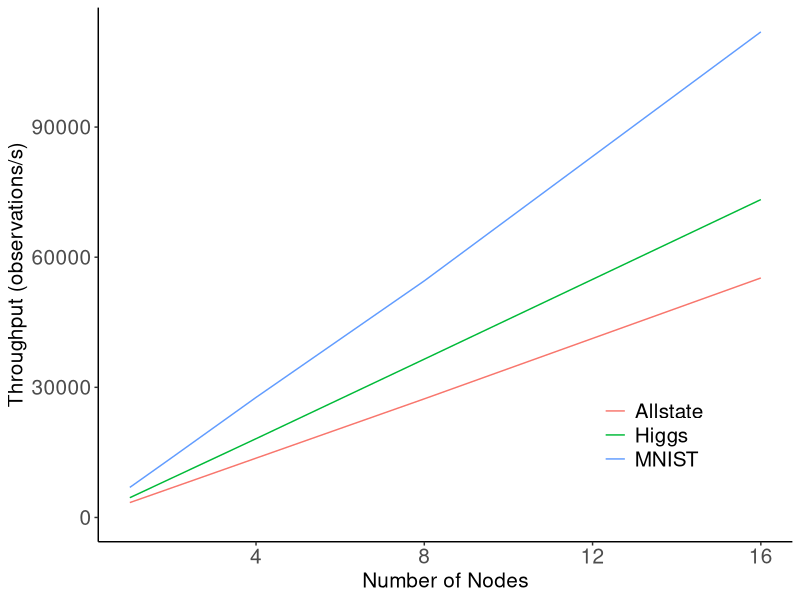

Source code (R):
# ---
# title: "Distributed forest packing results"
# author: "James Browne"
# date: "Mar 27 2018"
# output: .png
# notes: I manually copied the run times from the parallel runs and input data.
# ---
library(ggplot2)
library(plyr)

data_summary <- function(data, varname, groupnames){
      require(plyr)
  summary_func <- function(x, col){
          c(mean = mean(x[[col]], na.rm=TRUE),
                  sd = sd(x[[col]], na.rm=TRUE))
    }
    data_sum<-ddply(data, groupnames, .fun=summary_func,
                                      varname)
    data_sum <- rename(data_sum, c("mean" = varname))
     return(data_sum)
}
mydataA <- data.frame(nodes=c(1,2,4,8,16), time=c(14.57825,14.62134,14.627525,14.626425,14.489355), dataset="Allstate")
mydataA$time <- as.numeric(mydataA$time)
mydataA$nodes <- as.numeric(mydataA$nodes)
mydataA$time <- (50000*mydataA$nodes)/mydataA$time


mydatahiggs <- data.frame(nodes=c(1,2,4,8,16), time=c(5.48535,5.49962,5.50705,5.4799,5.45799), dataset="Higgs")
mydatahiggs$time <- as.numeric(mydatahiggs$time)
mydatahiggs$nodes <- as.numeric(mydatahiggs$nodes)
mydatahiggs$time <- (25000*mydatahiggs$nodes)/mydatahiggs$time

mydatamnist <- data.frame(nodes=c(1,2,4,8,16), time=c(1.44302,1.44884,1.44537,1.46665,1.42935), dataset="MNIST")
mydatamnist$time <- as.numeric(mydatamnist$time)
mydatamnist$nodes <- as.numeric(mydatamnist$nodes)
mydatamnist$time <- (10000*mydatamnist$nodes)/mydatamnist$time

mydata <- rbind(mydataA,mydatahiggs, mydatamnist)
mydata$time <- as.numeric(mydata$time)
mydata$nodes <- as.numeric(mydata$nodes)
mydata$dataset <- as.factor(mydata$dataset)

maxY <- max(mydata$time)


leg <- theme(legend.text = element_text(size = 15), legend.title=element_blank(), plot.title = element_text(size = 16,  face="bold"), plot.subtitle = element_text(size = 12),axis.title.x = element_text(size=15), axis.text.x = element_text(size=15), axis.title.y = element_text(size=15), axis.text.y = element_text(size=15))

p <- ggplot(mydata,aes(x=nodes, y=time, group=dataset, color=dataset))+geom_line()

p <- p + theme_classic() + leg
p <- p + labs(x = "Number of Nodes", y = "Throughput (observations/s)")
p <- p + theme(legend.position = c(.8,.2))
p <- p +scale_x_continuous(limits=c(1, 16))
p <- p +scale_y_continuous(limits=c(0, maxY))
p <- p +scale_color_discrete(name="Dataset")

png(file="figure10.png")
print(p)
dev.off()

